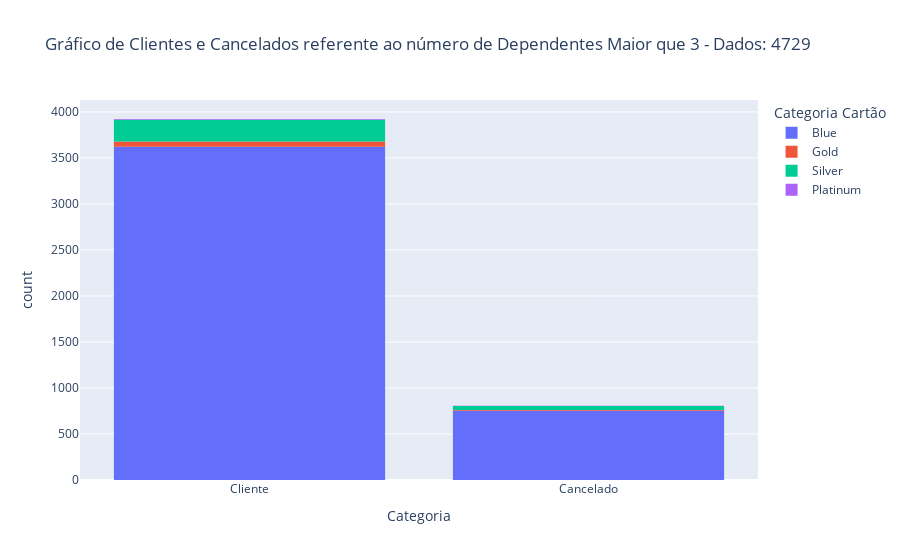

The code cell stored with this chart in its notebook:
### Code cell
#Analisando Os  Dependetes

coluna_dependentes=tabela[tabela["Dependentes"]>=3]
total_dependentes = len(coluna_dependentes)

grafico = px.histogram(
    coluna_dependentes,
    x = "Categoria",
    color='Categoria Cartão',
    title= f"Gráfico de Clientes e Cancelados referente ao número de Dependentes Maior que 3 - Dados: {total_dependentes}"
)
grafico.show()

### Figure 1 — Plotly figure (JSON) as saved in the notebook; plotly's stock layout.template omitted (floating-point values rounded to 4 significant figures; data arrays with more than 128 entries replaced by an {"elided": "..."} marker saying what was removed)
{"data": [{"bingroup": "x", "hovertemplate": "Categoria Cartão=Blue<br>Categoria=%{x}<br>count=%{y}<extra></extra>", "legendgroup": "Blue", "marker": {"color": "#636efa", "pattern": {"shape": ""}}, "name": "Blue", "orientation": "v", "showlegend": true, "type": "histogram", "x": {"elided": "4374 str values"}, "xaxis": "x", "yaxis": "y"}, {"bingroup": "x", "hovertemplate": "Categoria Cartão=Gold<br>Categoria=%{x}<br>count=%{y}<extra></extra>", "legendgroup": "Gold", "marker": {"color": "#EF553B", "pattern": {"shape": ""}}, "name": "Gold", "orientation": "v", "showlegend": true, "type": "histogram", "x": ["Cliente", "Cliente", "Cliente", "Cliente", "Cliente", "Cliente", "Cliente", "Cliente", "Cliente", "Cliente", "Cliente", "Cliente", "Cliente", "Cancelado", "Cliente", "Cliente", "Cliente", "Cliente", "Cliente", "Cliente", "Cliente", "Cancelado", "Cliente", "Cliente", "Cliente", "Cancelado", "Cliente", "Cliente", "Cliente", "Cliente", "Cliente", "Cliente", "Cliente", "Cliente", "Cliente", "Cliente", "Cliente", "Cliente", "Cliente", "Cliente", "Cliente", "Cliente", "Cliente", "Cliente", "Cliente", "Cliente", "Cancelado", "Cliente", "Cliente", "Cliente", "Cancelado", "Cliente", "Cancelado", "Cliente", "Cancelado", "Cancelado", "Cliente", "Cliente", "Cliente", "Cancelado", "Cliente", "Cancelado", "Cliente", "Cliente", "Cliente", "Cliente"], "xaxis": "x", "yaxis": "y"}, {"bingroup": "x", "hovertemplate": "Categoria Cartão=Silver<br>Categoria=%{x}<br>count=%{y}<extra></extra>", "legendgroup": "Silver", "marker": {"color": "#00cc96", "pattern": {"shape": ""}}, "name": "Silver", "orientation": "v", "showlegend": true, "type": "histogram", "x": {"elided": "278 str values"}, "xaxis": "x", "yaxis": "y"}, {"bingroup": "x", "hovertemplate": "Categoria Cartão=Platinum<br>Categoria=%{x}<br>count=%{y}<extra></extra>", "legendgroup": "Platinum", "marker": {"color": "#ab63fa", "pattern": {"shape": ""}}, "name": "Platinum", "orientation": "v", "showlegend": true, "type": "histogram", "x": ["Cliente", "Cliente", "Cancelado", "Cliente", "Cliente", "Cliente", "Cancelado", "Cliente", "Cliente", "Cliente", "Cliente"], "xaxis": "x", "yaxis": "y"}], "layout": {"barmode": "relative", "legend": {"title": {"text": "Categoria Cartão"}, "tracegroupgap": 0}, "title": {"text": "Gráfico de Clientes e Cancelados referente ao número de Dependentes Maior que 3 - Dados: 4729"}, "xaxis": {"anchor": "y", "domain": [0, 1], "title": {"text": "Categoria"}}, "yaxis": {"anchor": "x", "domain": [0, 1], "title": {"text": "count"}}}}
